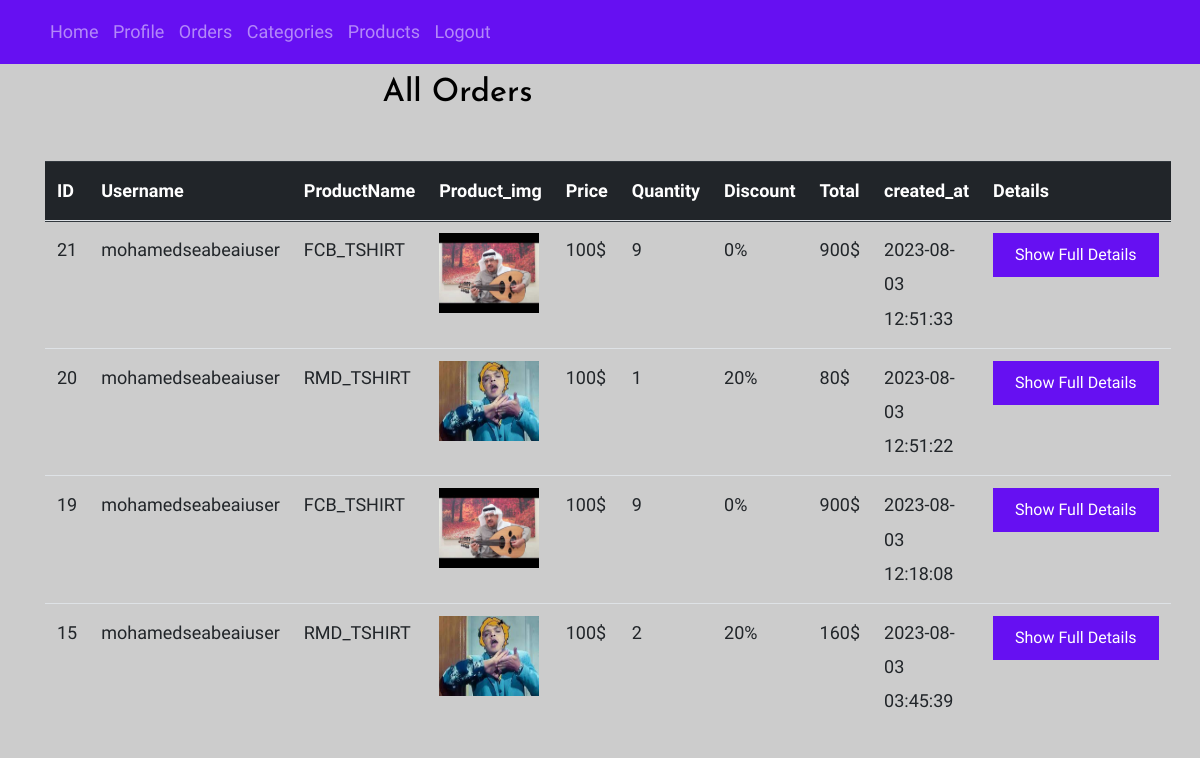
Screenshot of /admin/orders.php (signed in) with the database file from the repository.
### tables this page shows
CREATE TABLE `orders` (
  `id` int(11) NOT NULL,
  `product_id` int(11) DEFAULT NULL,
  `users_id` int(11) DEFAULT NULL,
  `size` varchar(50) NOT NULL,
  `price` varchar(50) DEFAULT NULL,
  `quantity` varchar(50) DEFAULT NULL,
  `discount` varchar(50) DEFAULT NULL,
  `total` varchar(50) DEFAULT NULL,
  `created_at` timestamp NOT NULL DEFAULT current_timestamp(),
  `update_at` datetime NOT NULL
);

CREATE TABLE `users` (
  `id` int(11) NOT NULL,
  `username` varchar(255) DEFAULT NULL,
  `email` varchar(255) NOT NULL,
  `password` varchar(255) NOT NULL,
  `profile_img` varchar(255) DEFAULT NULL,
  `role` enum('admin','user') NOT NULL,
  `created_at` timestamp NOT NULL DEFAULT current_timestamp(),
  `update_at` datetime NOT NULL
);

CREATE TABLE `products` (
  `id` int(11) NOT NULL,
  `prd_name` varchar(255) NOT NULL,
  `prd_quantity` varchar(50) NOT NULL,
  `prd_price` varchar(50) NOT NULL,
  `prd_brand_name` varchar(255) DEFAULT NULL,
  `prd_discount` varchar(50) DEFAULT NULL,
  `prd_size` enum('s','m','l','xl','xxl','xs') DEFAULT NULL,
  `prd_image` varchar(255) NOT NULL,
  `user_id` int(11) NOT NULL,
  `category_id` int(11) NOT NULL,
  `created_at` timestamp NOT NULL DEFAULT current_timestamp(),
  `update_at` datetime DEFAULT NULL
);

### admin/orders.php (the view, shortened to what this page needs)
<?php
include 'includes/header.php';
include 'includes/navigation.php';
?>
<div class="admin-dashboard">
<div class="container">
    <div class="row">
    <div class="col-md-9">
        <h2 class="text-center">All Orders</h2>
    <?php
        $query = "SELECT orders.*,
        users.username,
        products.prd_name,
        products.prd_image
        FROM orders
        INNER JOIN users
        ON orders.users_id = users.id
        INNER JOIN products
        ON orders.product_id = products.id
        ORDER BY id DESC";
        $stmt  = $db->prepare($query);
        $stmt->execute();
        $count = $stmt->rowCount();
        $row   = $stmt->fetchAll(PDO::FETCH_ASSOC);
    ?>
    <table class="table mt-5">
        <thead class="thead-dark">
            <tr>
                <th scope="col">ID</th>
                <th scope="col">Username</th>
                <th scope="col">ProductName</th>
                <th scope="col">Product_img</th>
                <th scope="col">Price</th>
                <th scope="col">Quantity</th>
                <th scope="col">Discount</th>
                <th scope="col">Total</th>
                <th scope="col">created_at</th>
                <th scope="col">Details</th>
            </tr>
        </thead>
        <tbody>
            <tr>
                <?php
                if($count > 0):
                    foreach($row as $data):
                ?>
                <tr>
                    <td><?php echo $data['id']; ?></td>
                    <td><?php echo $data['username']; ?></td>
                    <td><?php echo $data['prd_name']; ?></td>
                    <td><img src="<?php echo 'uploaded_imgs/' . $data['prd_image']; ?>" width="100" height="80"></td>
                    <td><?php echo $data['price']; ?></td>
                    <td><?php echo $data['quantity']; ?></td>
                    <td><?php echo $data['discount']; ?></td>
                    <td><?php echo $data['total']; ?></td>
                    <td><?php echo $data['created_at']; ?></td>
                    <td><a class="btn btn-primary" href="order_details.php?order_id=<?php echo $data['id']; ?>">Show Full Details</a></td>
                </tr>
                <?php endforeach;  else: ?>
                    <div class="alert alert-danger">There is no orders</div>
                <?php endif; ?>
        </tbody>
    </table>
    </div>
    </div>
    </div>
</div>
<?php include 'includes/footer.php'; ?>

### admin/css/style.css (style rules this page uses)
h2 { margin: 10px 0; }
body { background: #ccc url("../images/photography.png") repeat; font-family: "Inconsolata", SFMono-Regular, Menlo, Monaco, Consolas, "Liberation Mono", "Courier New", monospace; font-weight: 300; font-size: 18px; line-height: 1.9; color: #6c757d; }
a { -webkit-transition: .3s all ease; -o-transition: .3s all ease; transition: .3s all ease; text-decoration: none; }
h1, h2, h3, h4, h5 { color: #000; font-family: "Josefin Sans", -apple-system, BlinkMacSystemFont, "Segoe UI", Roboto, "Helvetica Neue", Arial, sans-serif, "Apple Color Emoji", "Segoe UI Emoji", "Segoe UI Symbol", "Noto Color Emoji"; }
.btn, .form-control { outline: none; -webkit-box-shadow: none !important; box-shadow: none !important; border-radius: 0; }
.btn { -webkit-transition: .3s all ease; -o-transition: .3s all ease; transition: .3s all ease; padding: 8px 20px; }
.btn.btn-primary { color: #fff; border-width: 2px; }

### rows the page displays
orders: id "21", users.username "mohamedseabeaiuser", product.prd_name "FCB_TSHIRT", product.prd_image (picture), price "100$", quantity "9", discount "0%", total "900$", created_at "2023-08-03 12:51:33"
orders: id "20", users.username "mohamedseabeaiuser", product.prd_name "RMD_TSHIRT", product.prd_image (picture), price "100$", quantity "1", discount "20%", total "80$", created_at "2023-08-03 12:51:22"
orders: id "19", users.username "mohamedseabeaiuser", product.prd_name "FCB_TSHIRT", product.prd_image (picture), price "100$", quantity "9", discount "0%", total "900$", created_at "2023-08-03 12:18:08"
orders: id "15", users.username "mohamedseabeaiuser", product.prd_name "RMD_TSHIRT", product.prd_image (picture), price "100$", quantity "2", discount "20%", total "160$", created_at "2023-08-03 03:45:39"
